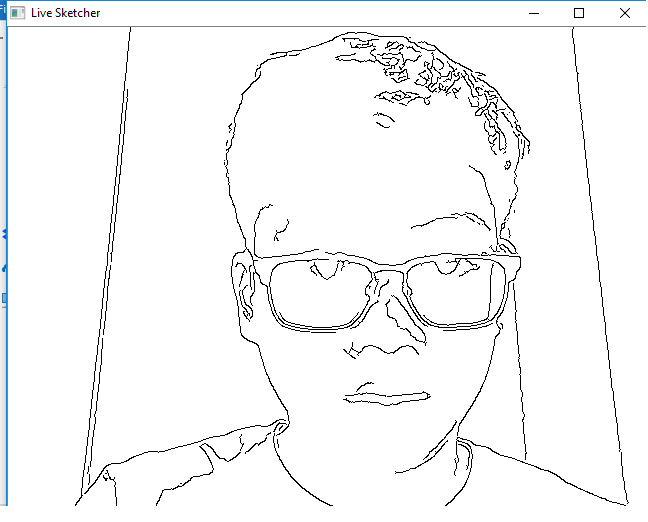
#> input picture ss.png, 648 x 522 px, given in place of the camera
$ python 1_live_sketch.py
#> lines starting #> are read from the running program, lines starting #| are printed output that depends on the picture
#> further down, frame is the input picture: shape (522, 648, 3); mean B, G, R 247.5, 247.1, 246.7
import cv2
import numpy as np

def sketch(image):
    # step 1 : gambar di grayscale
    # step 2 : gambar di filter menggunakan gaussian blur
    # step 3 : mendeteksi edge pada gambar menggunakan canny
    # step 4 : return gambar yang hitam putih beserta edge nya
    gray = cv2.cvtColor(image, cv2.COLOR_BGR2GRAY)
    gaussian = cv2.GaussianBlur(gray, (5,5), 0)
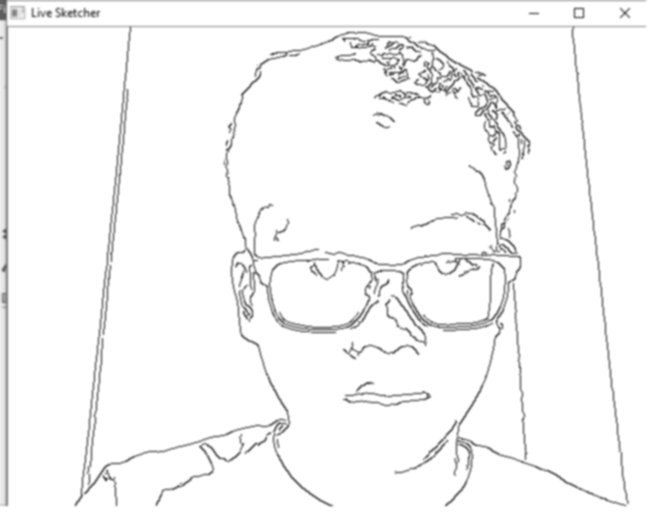
#> gaussian: shape (522, 648); min 79, max 255, mean 247.1
    canny = cv2.Canny(gaussian, 10, 70)
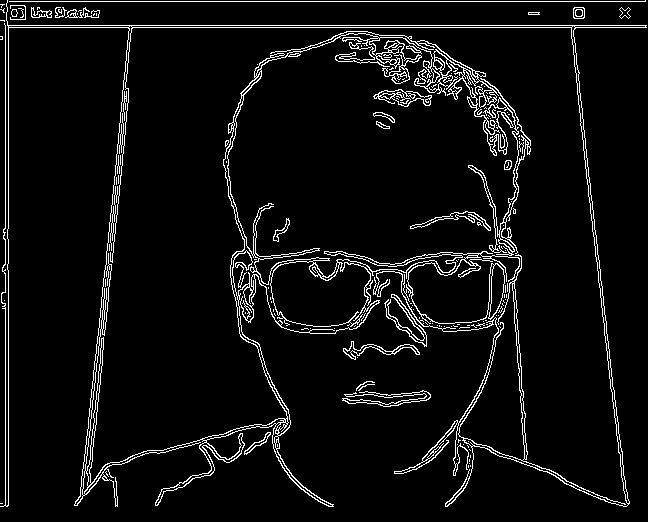
#> canny: shape (522, 648); 5.7% white in thin lines or dots
    ret, mask = cv2.threshold(canny, 70, 255, cv2.THRESH_BINARY_INV)
#> mask: shape (522, 648); 94.3% white; black in thin lines or dots
    return mask

# open laptop cam
cap = cv2.VideoCapture(0)

while True:
    # return 2 value -> we only use the frame
    ret, frame = cap.read()
    cv2.imshow('Live Sketcher', sketch(frame))
    # enter pressed -> close
    if(cv2.waitKey(1) == 13) :
#> (key Esc is pressed here)
        break

cap.release()
cv2.destroyAllWindows()
